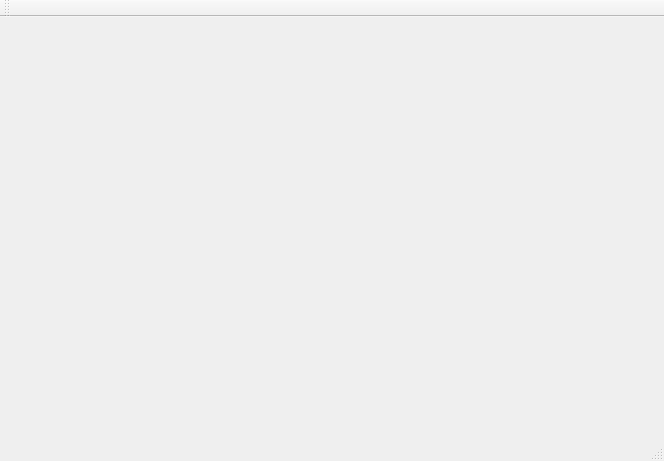
<?xml version="1.0" encoding="UTF-8"?>
<ui version="4.0">
 <class>MainWindow</class>
 <widget class="QMainWindow" name="MainWindow">
  <property name="geometry">
   <rect>
    <x>0</x>
    <y>0</y>
    <width>664</width>
    <height>461</height>
   </rect>
  </property>
  <property name="windowTitle">
   <string>MainWindow</string>
  </property>
  <widget class="QWidget" name="centralWidget"/>
  <widget class="QMenuBar" name="menuBar">
   <property name="geometry">
    <rect>
     <x>0</x>
     <y>0</y>
     <width>664</width>
     <height>18</height>
    </rect>
   </property>
  </widget>
  <widget class="QStatusBar" name="statusBar"/>
  <widget class="QToolBar" name="toolBar">
   <property name="windowTitle">
    <string>toolBar</string>
   </property>
   <attribute name="toolBarArea">
    <enum>TopToolBarArea</enum>
   </attribute>
   <attribute name="toolBarBreak">
    <bool>false</bool>
   </attribute>
  </widget>
  <action name="actionSd">
   <property name="text">
    <string>sd</string>
   </property>
  </action>
 </widget>
 <layoutdefault spacing="6" margin="11"/>
 <resources/>
 <connections/>
</ui>
